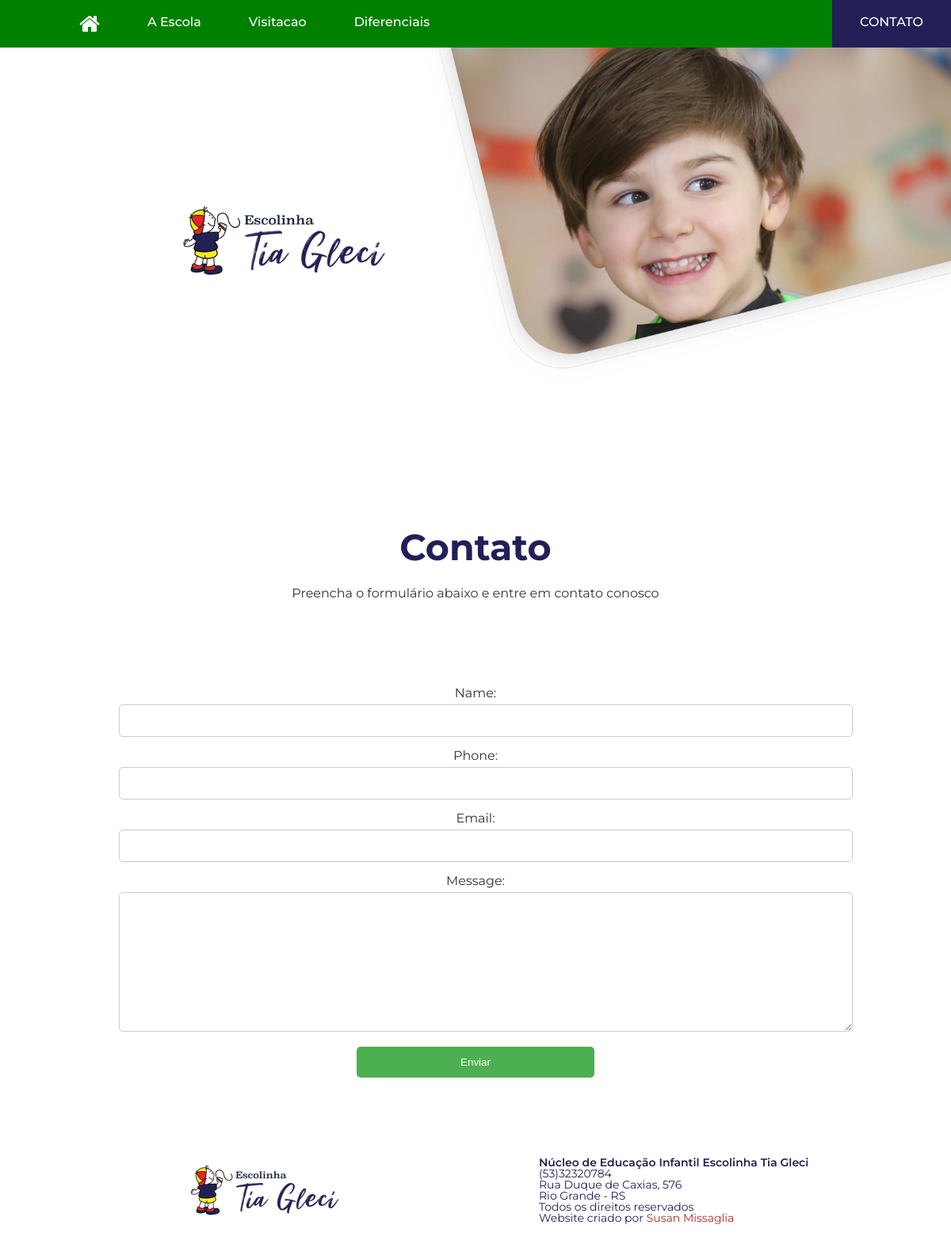
/contact_us/, run on the app's committed database.
### main_website/models.py (models this page shows, shortened)
class Footer(models.Model):
    phone = models.CharField(max_length=20)
    street = models.CharField(max_length=30)
    city = models.CharField(max_length=20)
    class Meta:
        verbose_name = 'Rodape da Pagina'

### main_website/views.py (the view)
# urls.py: path('contact_us/', views.contact_us, name="contact_us"),
def contact_us(request):
    footers = Footer.objects.all()
    if request.method == 'POST':
        form = ContactForm(request.POST)
        if form.is_valid():
            sender_name = form.cleaned_data['name']
            sender_phone = form.cleaned_data['phone']
            sender_email = form.cleaned_data['email']
            message = "{0}, numero telefonico {1}, enviou uma nova mensagem:\n\n{2}".format(sender_name, sender_phone, form.cleaned_data['message'])
            send_mail('Nova Mensagem pelo website Site Escolinha Tia Gleci', message, sender_email, ['fsusan@icloud.com'])
            return redirect('success')
    else:
        form = ContactForm()
    return render(request, 'main_website/contact_us.html', {'form': form, 'footers': footers})

### main_website/forms.py
class ContactForm(forms.Form):
    name = forms.CharField(max_length=100)
    phone = forms.CharField(max_length=50)
    email = forms.EmailField()
    message = forms.CharField(widget=forms.Textarea)

### main_website/templates/main_website/contact_us.html (shortened to what this page needs)
{% extends 'main_website/main_layout.html' %}
{% load static %}
{% block extrahead %}
<link rel="stylesheet" type="text/css" href="{% static 'main_website/_css/contato.css' %}">
{% endblock %}
{% block image_content %}
<img alt="Criança sorrindo" id="img_header_school" class="img_header_desktop"
    src="{% static 'main_website/_img/pic_contato.png' %}">
{% endblock %}
{% block content %}
<h1 class="h1_main">Contato</h1>
<p style="margin-bottom: 100px;">Preencha o formulário abaixo e entre em contato conosco</p>
<div class="container">
    <form method="post">
        {{ form.as_p }}
        <input type="submit" value="Enviar" style="
                width: 300px;
                max-width: 100%;
                margin-left: auto;
                margin-right: auto;
                display: block;" />
    </form>
</div>
{% endblock %}

### main_website/templates/main_website/main_layout.html (shortened to what this page needs)
{% load static %}
<!doctype html>
<html lang="pt-br">
<head>
    <link rel="stylesheet" type="text/css" href="{% static 'main_website/_css/reset.css' %}">
    <link rel="stylesheet" type="text/css" href="{% static 'main_website/_css/main_layout.css' %}">
    {% block extrahead %}
    {% endblock %}
</head>
<body>
    <header role="banner">
        <div class="navigation" role="navigation">
            <div class="navbar">
                <ul class="ul_navbar">
                    <li><a href="{% url 'home' %}"><img src="{% static 'main_website/_img/home.png'%}" alt="home"></a>
                    </li>
                    <li><a href="{% url 'school' %}"> A Escola</a></li>
                    <li><a href="{% url 'visitation' %}">Visitacao</a></li>
                    <li><a href="{% url 'diferentials' %}">Diferenciais</a></li>
                    <li><a href="{% url 'contact_us' %}">CONTATO</a></li>
                </ul>
            </div>
        </div>
        <main role="main">
            <div class="pic_logo">
                {% block image_content %} {% endblock %}
                <img alt="logo da escola" class="logo" src="{% static 'main_website/_img/logo.jpg' %}">
            </div>
            {% block content %} {% endblock %}
            {% block footer_content %}
            <footer role="contentinfo">
                <img alt="logo da escola" src="{% static 'main_website/_img/logo.png' %}" class="f_logo" />
                {% for footer in footers %}
                <div class="footer_text">
                    <p class="f_adress">
                        <span class="f_esc">Núcleo de Educação Infantil Escolinha Tia Gleci</span><br />
                        {{footer.phone}}</br>
                        {{footer.street}}</br>
                        {{footer.city}}</br>
                        Todos os direitos reservados <br> Website criado por <a href="http://susanmissaglia.co.uk"
                            style="color: rgb(175, 41, 41)" target="_blank">Susan
                            Missaglia</a>
                    </p>
                </div>
                {% endfor %}
            </footer>
            {% endblock %}
</body>
</html>

### main_website/static/main_website/_css/main_layout.css (style rules this page uses)
* { margin:0; padding:0; }
body { font-family: Montserrat, sans-serif; }
h1 { font-size: 24px; color: #221f56; text-align: center; font-family: Montserrat, sans-serif; }
p { font-size: 16px; text-align: center; color: #333333; font-family: Montserrat-Light, sans-serif; }
.navigation { display: none; }
.img_header_desktop { right: 0; float:right; width: 88%; max-width: 100%; z-index: -1; margin-top: -110px; }
.logo { display: block; max-width: 100%; width: 235px; margin-top: 180px; margin-right: auto; margin-left: auto; margin-bottom: 40px; }
#img_header_school { margin-top: -140px; }
footer { height: 200px; clear: both; }
.f_logo { margin-top: 100px; display: block; margin-right: auto; margin-left: auto; }
.f_esc { color:#221f56; font-weight: 600; }
.f_adress { width: 340px; height: 108px; color:#221f56; font-size: 14px; margin-top: 60px; text-align: left; display: block; margin-left: auto; margin-right: auto; }
@media only screen and (min-width: 992px) and (max-width: 1999px) { .navigation { display: inline; position: relative; z-index: 1; } }
@media only screen and (min-width: 992px) and (max-width: 1999px) { .navbar { height: 60px; background-color: green; max-width: 100%; } }
@media only screen and (min-width: 992px) and (max-width: 1999px) { .pic_logo { height: 400px; margin-left: 15%; } }
@media only screen and (min-width: 992px) and (max-width: 1999px) { .logo { width: 25%; float:left; display: inline; margin-left: 5%; z-index: 0; } }
@media only screen and (min-width: 992px) and (max-width: 1999px) { .img_header_desktop { right: 0; display: inline; float: right; width: 66%; max-width: 900px; z-index: -1; margin-top: -50px; } }
@media only screen and (min-width: 992px) and (max-width: 1999px) { #img_header_school { margin-top: -45px; } }
@media only screen and (min-width: 992px) and (max-width: 1999px) { .ul_navbar { display: inline; list-style-type: none; } }
@media only screen and (min-width: 992px) and (max-width: 1999px) { li { float:left; color: white; padding-top: 20px; padding-left:5%; font-weight: 500; height: 60px; } }
@media only screen and (min-width: 992px) and (max-width: 1999px) { li:first-child { padding-left: 100px; } }
@media only screen and (min-width: 992px) and (max-width: 1999px) { li:last-child { float:right; background-color: #221f56; height: 40px; width: 150px; text-align: center; padding: 20px 0 0 0px; } }
@media only screen and (min-width: 992px) and (max-width: 1999px) { a { color:white; text-decoration: none; } }
@media only screen and (min-width: 992px) and (max-width: 1999px) { footer { height: 200px; } }
@media only screen and (min-width: 992px) and (max-width: 1999px) { .f_logo { margin-top: 100px; display: inline; float:left; margin-left: 20%; } }
@media only screen and (min-width: 992px) and (max-width: 1999px) { .footer_text { margin-top: 30px; width: 50%; float: right; } }
@media only screen and (min-width: 992px) and (max-width: 1999px) { .f_esc { font-weight: 600; color:#221f56; } }
@media only screen and (min-width: 992px) and (max-width: 1999px) { .f_adress { width: 370px; height: 108px; color:#221f56; font-size: 14px; display: inline; float: right; margin-right: 20%; text-align: left; } }

### main_website/static/main_website/_css/contato.css (style rules this page uses)
* { margin:0; padding:0; }
body { font-family: Montserrat, sans-serif; }
h1 { font-size: 24px; color: #221f56; text-align: center; font-family: Montserrat, sans-serif; }
p { font-size: 16px; text-align: center; color: #333333; font-family: Montserrat-Light, sans-serif; padding-right: 30px; padding-left: 30px; }
.h1_main { margin-top: 10%; text-align: center; padding: 20px; font-size: 32px; font-weight: 500; font-family: Montserrat, sans-serif; max-width: 100%; line-height: 1.33; }
@media only screen and (min-width: 992px) and (max-width: 1999px) { * { margin:0; padding:0; } }
@media only screen and (min-width: 992px) and (max-width: 1999px) { body { font-family: Montserrat, sans-serif; } }
@media only screen and (min-width: 992px) and (max-width: 1999px) { h1 { font-size: 24px; color: #221f56; text-align: center; font-family: Montserrat, sans-serif; } }
@media only screen and (min-width: 992px) and (max-width: 1999px) { p { font-size: 16px; text-align: center; color: #333333; font-family: Montserrat, sans-serif; } }
@media only screen and (min-width: 992px) and (max-width: 1999px) { .h1_main { margin-top: 15%; text-align: center; padding: 20px; font-size: 46px; font-weight: bold; font-family: Montserrat, sans-serif; max-width: 100%; line-height: 1.33; } }

### data on the page
Footer: phone "(53)32320784", street "Rua Duque de Caxias, 576", city "Rio Grande - RS"
